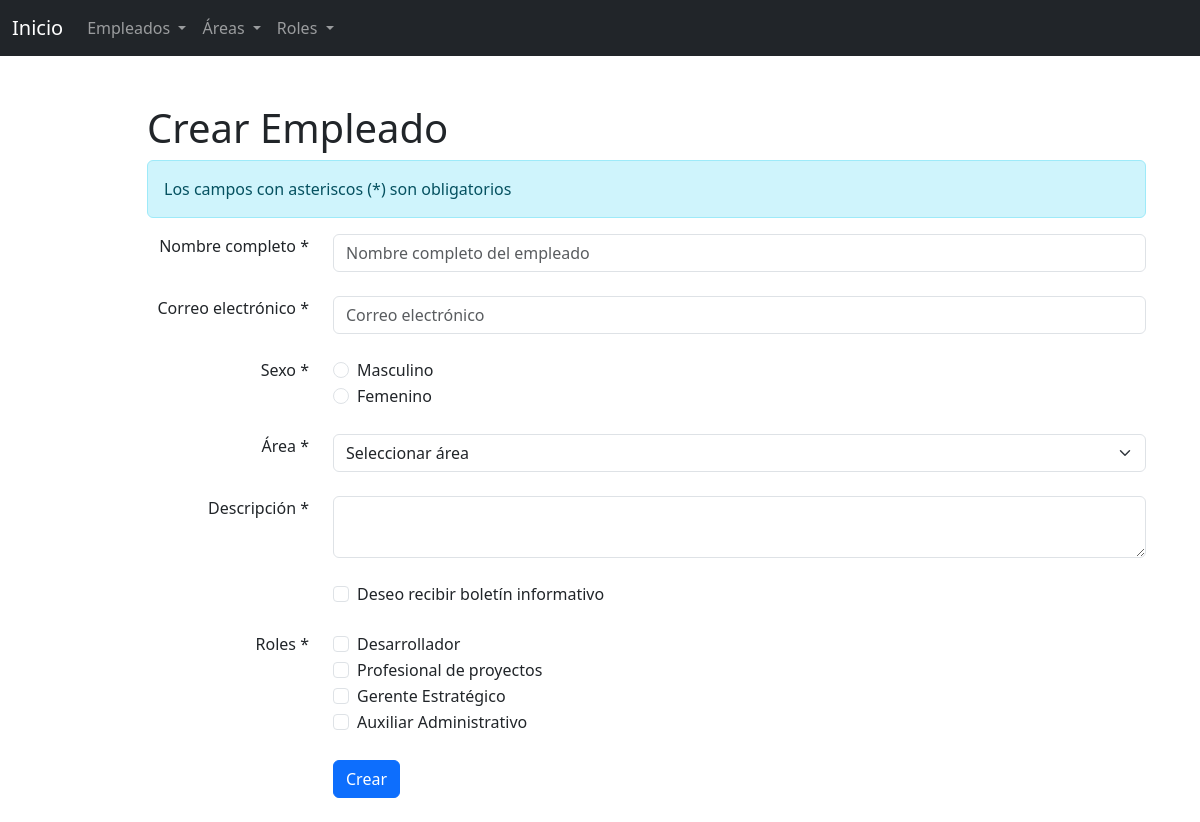
The page /Views/Empleados/Crear.php on the database its author committed.
### tables this page shows
CREATE TABLE `roles` (
  `id` int(11) NOT NULL COMMENT 'Identificador del rol',
  `nombre` varchar(255) NOT NULL COMMENT 'Nombre del rol'
);

### Controllers/RolesController.php (called while the page is built, shortened)
<?php
    class RolesController {
        private $pdo;
        public function __construct($pdo) {
            $this->pdo = $pdo;
        }
        public function list($limite=null) {
            $limites = $limite ? "LIMIT $limite" : "";
            $stmt = $this->pdo->query("SELECT * FROM roles ORDER BY id DESC $limites");
            return $stmt->fetchAll();
        }
    }
?>

### Views/Empleados/Crear.php (the view, shortened to what this page needs)
<?php
    include '../../Components/Head.php';
    require_once '../../Controllers/AreasController.php';
    require_once '../../Controllers/RolesController.php';
    require_once '../../Controllers/EmpleadoController.php';
    $rolesController = new RolesController($pdo);
    $roles = $rolesController->list();
    ?>
    <div class="container mt-5">
        <form id="empleadoForm" action="Crear.php" method="POST">
            <div class="row">
                <div class="col-11 offset-1">
                    <h1>Crear Empleado</h1>
                </div>
                <div class="col-11 offset-1">
                    <div class="alert alert-info">Los campos con asteriscos (*) son obligatorios</div>
                </div>
                <div class="col-3 mb-4 text-end">
                    <label class="form-label">Nombre completo *</label>
                </div>
                <div class="col-9 mb-4">
                    <input type="text" class="form-control" name="nombre" value="<?= htmlspecialchars($_POST['nombre'] ?? '') ?>" placeholder="Nombre completo del empleado">
                </div>
                <div class="col-3 mb-4 text-end">
                    <label class="form-label">Correo electrónico *</label>
                </div>
                <div class="col-9 mb-4">
                    <input type="text" class="form-control" name="email" value="<?= htmlspecialchars($_POST['email'] ?? '') ?>" placeholder="Correo electrónico">
                </div>
                <div class="col-3 mb-4 text-end">
                    <label class="form-label">Sexo *</label>
                </div>
                <div class="col-9 mb-4">
                    <div class="form-check">
                        <input class="form-check-input" type="radio" value="M" name="sexo" id="sexoM" <?= (isset($_POST['sexo']) && $_POST['sexo'] == 'M') ? 'checked' : '' ?>>
                        <label class="form-check-label" for="sexoM">Masculino</label>
                    </div>
                    <div class="form-check">
                        <input class="form-check-input" type="radio" value="F" name="sexo" id="sexoF" <?= (isset($_POST['sexo']) && $_POST['sexo'] == 'F') ? 'checked' : '' ?>>
                        <label class="form-check-label" for="sexoF">Femenino</label>
                    </div>
                </div>
                <div class="col-3 mb-4 text-end">
                    <label class="form-label">Área *</label>
                </div>
                <div class="col-9 mb-4">
                    <select class="form-select" name="area">
                        <option value="" disabled <?= empty($_POST['area']) ? 'selected' : '' ?>>Seleccionar área</option>
                    </select>
                </div>
                <div class="col-3 mb-4 text-end">
                    <label class="form-label">Descripción *</label>
                </div>
                <div class="col-9 mb-4">
                    <textarea class="form-control" name="descripcion"><?= htmlspecialchars($_POST['descripcion'] ?? '') ?></textarea>
                </div>
                <div class="col-9 offset-3 mb-4">
                    <div class="form-check">
                        <input class="form-check-input" type="checkbox" name="boletin" value="1">
                        <label class="form-check-label">Deseo recibir boletín informativo</label>
                    </div>
                </div>
                <div class="col-3 mb-4 text-end">
                    <label class="form-label">Roles *</label>
                </div>
                <div class="col-9 mb-4">
                    <?php foreach ($roles as $rol): ?>
                        <div class="form-check">
                            <input class="form-check-input" type="checkbox" value="<?= $rol['id']; ?>" name="roles[]" <?= (isset($_POST['roles']) && in_array($rol['id'], $_POST['roles'])) ? 'checked' : '' ?>>
                            <label class="form-check-label"><?= htmlspecialchars($rol['nombre']); ?></label>
                        </div>
                    <?php endforeach; ?>
                </div>
                <div class="col-9 offset-3 mb-4">
                    <button type="submit" class="btn btn-primary">Crear</button>
                </div>
            </div>
        </form>
    </div>
<?php include '../../Components/BodyHtml.php'; ?>

### rows shown on the page
roles: nombre "Desarrollador"
roles: nombre "Profesional de proyectos"
roles: nombre "Gerente Estratégico"
roles: nombre "Auxiliar Administrativo"
